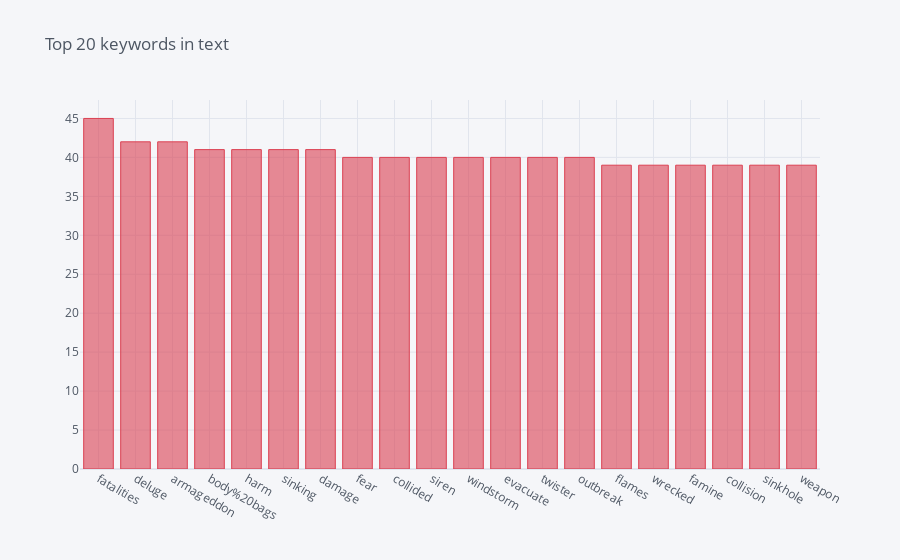

The code cell stored with this chart in its notebook:
### Code cell
train.keyword.value_counts()[:20].iplot(kind='bar', title='Top 20 keywords in text', color='red')

### Figure 1 — Plotly figure (JSON) as saved in the notebook; plotly's stock layout.template omitted (floating-point values rounded to 4 significant figures)
{"data": [{"marker": {"color": "rgba(219, 64, 82, 0.6)", "line": {"color": "rgba(219, 64, 82, 1.0)", "width": 1}}, "name": "keyword", "orientation": "v", "text": "", "type": "bar", "x": ["fatalities", "deluge", "armageddon", "body%20bags", "harm", "sinking", "damage", "fear", "collided", "siren", "windstorm", "evacuate", "twister", "outbreak", "flames", "wrecked", "famine", "collision", "sinkhole", "weapon"], "y": [45, 42, 42, 41, 41, 41, 41, 40, 40, 40, 40, 40, 40, 40, 39, 39, 39, 39, 39, 39]}], "layout": {"legend": {"bgcolor": "#F5F6F9", "font": {"color": "#4D5663"}}, "paper_bgcolor": "#F5F6F9", "plot_bgcolor": "#F5F6F9", "title": {"font": {"color": "#4D5663"}, "text": "Top 20 keywords in text"}, "xaxis": {"gridcolor": "#E1E5ED", "showgrid": true, "tickfont": {"color": "#4D5663"}, "title": {"font": {"color": "#4D5663"}, "text": ""}, "zerolinecolor": "#E1E5ED"}, "yaxis": {"gridcolor": "#E1E5ED", "showgrid": true, "tickfont": {"color": "#4D5663"}, "title": {"font": {"color": "#4D5663"}, "text": ""}, "zerolinecolor": "#E1E5ED"}}}
